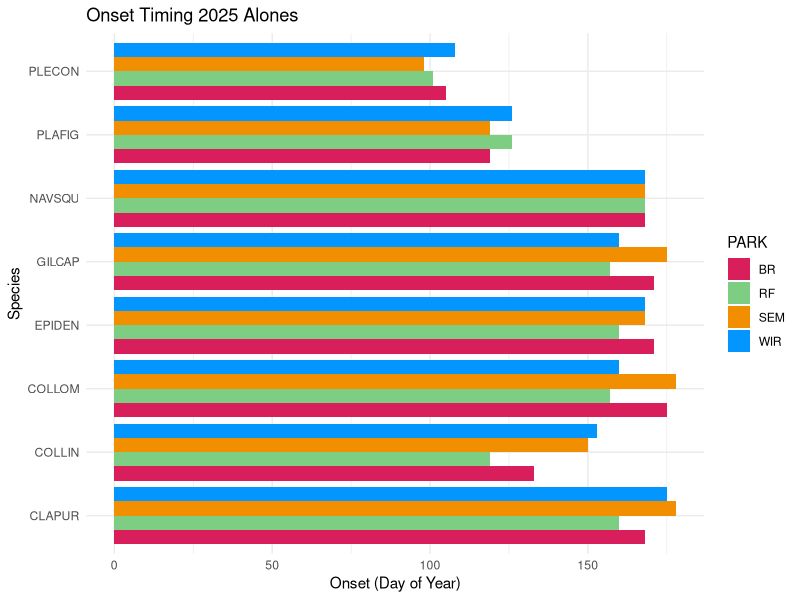
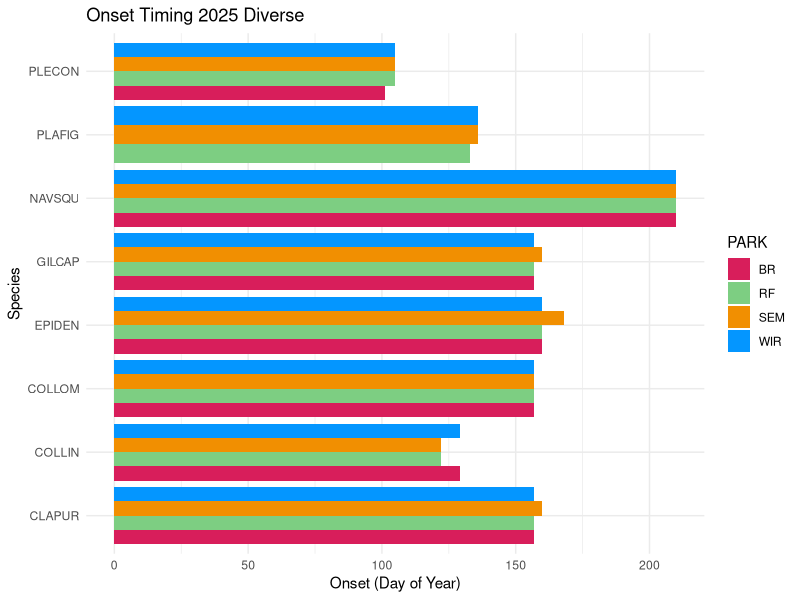

Here is the R script that generated these plots, in order:
library(tidyverse)
library(lubridate)

setwd("C:/Users/hmcLD/OneDrive/Desktop/Diez_Lab_Parks_Project/2025/data")

pheno_25 <- read.csv("25_phenology.csv")


park_colors <- c(
  "BR"  = "#D81E5B",  # red
  "RF"  = "#7DCE82",  # green
  "WIR" = "#0496FF",  # blue
  "SEM" = "#F18F01"   # yellow
)

#data cleaning/wrangling

pheno_25 <- pheno_25 %>%
  mutate(Date = mdy(Date),
         doy = yday(Date))

pheno_25$Value[is.na(pheno_25$Value)] <- 0

#alones
alones_25 <- pheno_25 %>%
  filter(PLOT == "ALONE")

new_rows_alone <- expand_grid(
  PARK = c("BR", "RF", "SEM", "WIR"),
  PLOT = "ALONE",                
  SPECIES = c("GILCAP", "EPIDEN", "NAVSQU"),
  Date = as.Date("2025-07-29"),
  Phenophase = c("B", "FL", "FR", "V"),
  doy = yday(Date)) %>%
  mutate(Value = if_else(Phenophase == "FL", 1, 0))

alones_25 <- bind_rows(alones_25, new_rows_alone)

#saveRDS(alones_25, "Data/2025/pheno_25_alone.rds")

#diverse
diverse_25 <- pheno_25 %>%
  filter(PLOT == "DIVERSE")

new_rows_diverse <- expand_grid(
  PARK = c("BR", "RF", "SEM", "WIR"),
  PLOT = "DIVERSE",                
  SPECIES = c("GILCAP", "EPIDEN", "NAVSQU"),
  Date = as.Date("2025-07-29"),
  Phenophase = c("B", "FL", "FR", "V"),
  doy = yday(Date)) %>%
  mutate(Value = if_else(Phenophase == "FL", 1, 0))

diverse_25 <- bind_rows(diverse_25, new_rows_diverse)

#saveRDS(diverse_25, "Data/2025/pheno_25_diverse.rds")

onset_alone <- alones_25 %>% 
  filter(Value != 0 & Phenophase == "FL") %>%
  group_by(PARK, SPECIES) %>%
  summarise(onset = min(doy))
  
ggplot(onset_alone, aes(x = onset, y = SPECIES, fill = PARK)) +
  geom_col(position = "dodge") +
  scale_fill_manual(values = park_colors) +
  labs(
    x = "Onset (Day of Year)",
    y = "Species",
    title = "Onset Timing 2025 Alones"
  ) +
  theme_minimal() 

onset_diverse <- diverse_25 %>% 
  filter(Value != 0 & Phenophase == "FL") %>%
  group_by(PARK, SPECIES) %>%
  summarise(onset = min(doy))

ggplot(onset_diverse, aes(x=onset, y=SPECIES, fill = PARK)) +
  geom_col(position = "dodge") + 
  scale_fill_manual(values = park_colors) +
  labs(
    x = "Onset (Day of Year)",
    y = "Species",
    title = "Onset Timing 2025 Diverse"
  ) +
  theme_minimal() 

#Can't use NAVSQU for onset in diverse

#July29 - last day of BR data collection (end day for EPIDEN, NAVSQU, GILCAP)
